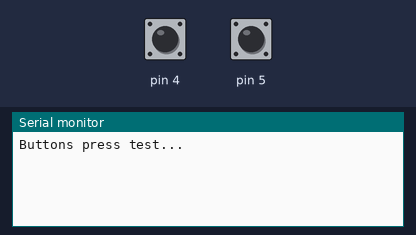
The sketch below on a simulated Arduino Uno, built with avr-gcc and run on an emulated ATmega328P. On the bench: the last lines printed to the serial monitor. The inputs (shaded band) are chosen by the test bench; at power-on: pin 4 HIGH, pin 5 HIGH.

Above: at 1.2 s.
1.3 s: pin 4 pulled LOW for 0.15 s
At 2.3 s:
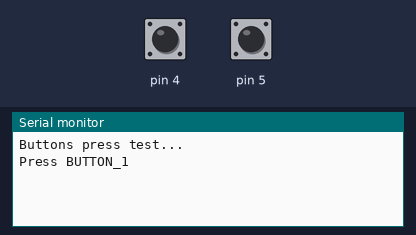
2.9 s: pin 5 pulled LOW for 3.2 s
At 5.5 s:
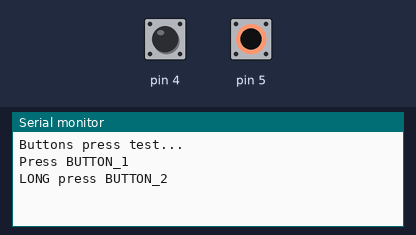
7.6 s: pin 5 pulled LOW for 0.15 s
At 8.3 s:
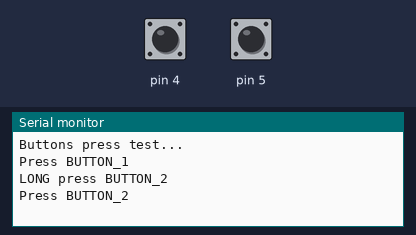
9.2 s: pin 4 pulled LOW for 3.2 s
At 12.7 s:
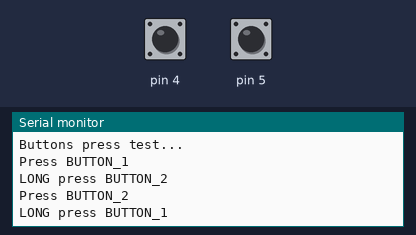
13.9 s: pin 4 driven LOW and pin 5 driven LOW
At 18.7 s:
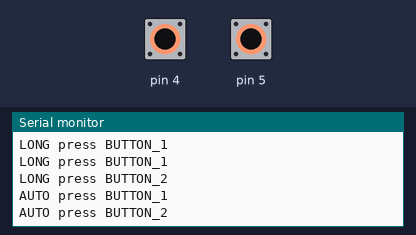

Measured:
- after the input at 1.3 s, the serial monitor: prints a new line after 0.15 s (image 1)
- after the input at 2.9 s, the serial monitor: prints a new line after 2.0 s (image 2)
- after the input at 7.6 s, the serial monitor: prints a new line after 0.15 s (image 3)
- after the input at 9.2 s, the serial monitor: prints a new line after 2.0 s (image 4)
- after the input at 13.9 s, the serial monitor: prints a new line after 2.0 s (image 5)

The sketch:

buttons.ino
```cpp
// (licence header left out)
#include <sav_button.h>
/**
 * SButton button(pin,tm1,tm2,tm3,tm4);
 * pin - номер пина, к которому подключена кнопка
 * tm1 - таймаут дребезга контактов. По умолчанию 50мс
 * tm2 - время длинного нажатия клавиши. По умолчанию 2000мс
 * tm3 - врямы перевода кнопки в генерацию серии нажатий. По умолсанию отключено
 * tm4 - время между кликами в серии. По умолчанию 500 мс. Если tm3 = 0 то не работает
*/
SButton button1(4,50,2000,4000,1000);
SButton button2(5,50,2000,4000,1000);

void setup()
{
   Serial.begin(115200);
   Serial.println("Buttons press test...");

// Инициация кнопок
   button1.begin();
   button2.begin();
}

void loop(){
   switch( button1.Loop() ){
      case SB_CLICK:
         Serial.println("Press BUTTON_1");
         break;
      case SB_LONG_CLICK:
         Serial.println("LONG press BUTTON_1");
         break;
      case SB_AUTO_CLICK:
         Serial.println("AUTO press BUTTON_1");
         break;
   }
   switch( button2.Loop() ){
      case SB_CLICK:
         Serial.println("Press BUTTON_2");
         break;
      case SB_LONG_CLICK:
         Serial.println("LONG press BUTTON_2");
         break;
      case SB_AUTO_CLICK:
         Serial.println("AUTO press BUTTON_2");
         break;
   }


}
```

sav_button.cpp
```cpp
#include "sav_button.h"

/**
 * Конструктор класса кнопки
 * Кнопка это цифровой пин подтянутый к питанию и замыкаемый на землю
 * Событие срабатывания происходит по нажатию кнопки (возвращается 1)
 * и отпусканию кнопки (возвращается время нажатия кнопки, мсек)
 * tm1 - таймаут дребезга контактов. По умолчанию 50мс
 * tm2 - время длинного нажатия клавиши. По умолчанию 2000мс
 * tm3 - врямы перевода кнопки в генерацию серии нажатий. По умолсанию отключено
 * tm4 - время между кликами в серии. По умолчанию 500 мс. Если tm3 = 0 то не работает
 */
SButton::SButton(uint8_t pin,uint16_t tm1, uint16_t tm2,uint16_t tm3, uint16_t tm4){
   Pin               = pin;
   State             = false;
   Long_press_state  = false;
   Auto_press_state  = false;
   Ms1               = 0;
   Ms2               = 0;
   Ms_auto_click     = 0;
   TM_bounce         = tm1;
   TM_long_click     = tm2;
   TM_auto_click     = tm3;
   Period_auto_click = tm4;
}

/**
 * Инициализация кнопки
 */
void SButton::begin() {
   pinMode(Pin, INPUT_PULLUP);
#ifdef DEBUG_SERIAL
   Serial.print("Init button pin ");
   Serial.println(Pin);
#endif
}

/**
 * Действие производимое в цикле или по таймеру
 * возвращает SB_NONE если кнопка не нажата и событие нажатие или динного нажатия кнопки
*/
SBUTTON_CLICK SButton::Loop() {
   uint32_t ms = millis();
   bool pin_state = digitalRead(Pin);
// Фиксируем нажатие кнопки
   if( pin_state == LOW && State == false && (ms-Ms1)>TM_bounce ){
       uint16_t dt = ms - Ms1;
       Long_press_state = false;
       Auto_press_state = false;
#ifdef DEBUG_SERIAL
       Serial.print(">>>Event button, pin=");
       Serial.print(Pin);
       Serial.print(",press ON, tm=");
       Serial.print(dt);
       Serial.println(" ms");
#endif
       State = true;
       Ms2    = ms;
       if( TM_long_click == 0 && TM_auto_click == 0 )return SB_CLICK;
   }

// Фиксируем длинное нажатие кнопки
   if( pin_state == LOW && !Long_press_state && TM_long_click>0 && ( ms - Ms2 )>TM_long_click ){
      uint16_t dt      = ms - Ms2;
      Long_press_state = true;
#ifdef DEBUG_SERIAL
      Serial.print(">>>Event button, pin=");
      Serial.print(Pin);
      Serial.print(",long press, tm=");
      Serial.print(dt);
      Serial.println(" ms");
#endif
      return SB_LONG_CLICK;
   }

// Фиксируем авто нажатие кнопки
   if( pin_state == LOW && TM_auto_click > 0
       && ( ms - Ms2 ) > TM_auto_click
       && ( ms - Ms_auto_click ) > Period_auto_click ){
      uint16_t dt      = ms - Ms2;
      Auto_press_state = true;
      Ms_auto_click    = ms;
#ifdef DEBUG_SERIAL
      Serial.print(">>>Event button, pin=");
      Serial.print(Pin);
      Serial.print(",auto press, tm=");
      Serial.print(dt);
      Serial.println(" ms");
#endif
      return SB_AUTO_CLICK;
   }


// Фиксируем отпускание кнопки
   if( pin_state == HIGH && State == true  && (ms-Ms2)>TM_bounce ){
       uint16_t dt      = ms - Ms2;
// Сбрасываем все флаги
       State            = false;
#ifdef DEBUG_SERIAL
       Serial.print(">>>Event button, pin=");
       Serial.print(Pin);
       Serial.print(",press OFF, tm=");
       Serial.print(dt);
       Serial.println(" ms");
#endif
      Ms1    = ms;
// Возвращаем короткий клик
      if( (TM_long_click != 0 || TM_auto_click != 0) && !Long_press_state && !Auto_press_state )return SB_CLICK;

   }


   return SB_NONE;
}
```

sav_button.h
```cpp
#ifndef SavButton_h
#define SavButton_h
#include "Arduino.h"

//#define DEBUG_SERIAL 1

typedef enum {
   SB_NONE = 0,
   SB_CLICK,
   SB_AUTO_CLICK,
   SB_LONG_CLICK,
}SBUTTON_CLICK;


class SButton {
  private :
     uint8_t  Pin;
     bool     State;
     bool     Long_press_state;
     bool     Auto_press_state;
     uint32_t Ms1;
     uint32_t Ms2;
     uint32_t Ms_auto_click;
     uint16_t TM_bounce;
     uint16_t TM_long_click;
     uint16_t TM_auto_click;
     uint16_t Period_auto_click;
  public :
     SButton(uint8_t pin,uint16_t tm1 = 50, uint16_t tm2 = 0, uint16_t tm3 = 0, uint16_t tm4 = 500);
     void begin();
     SBUTTON_CLICK Loop();
};


#endif
```
